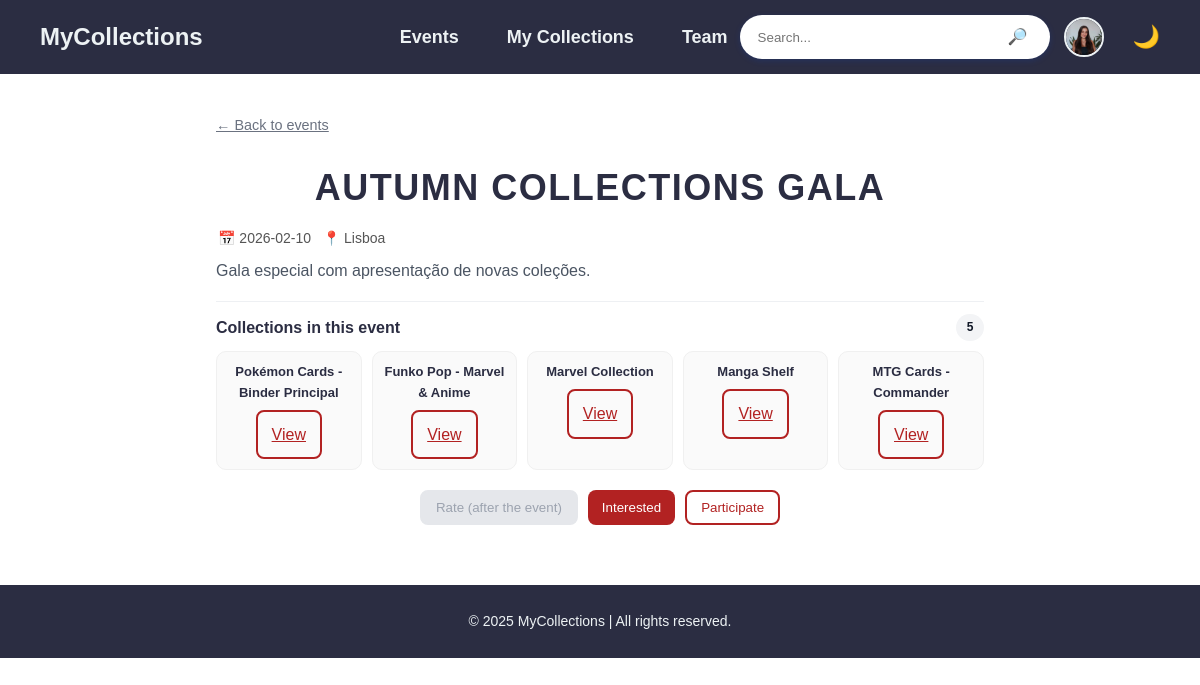
The app's page /public_html/event.php?id=21 (signed in) with its own data.
### tables this page shows
CREATE TABLE `users` (
  `id_user` int(11) NOT NULL,
  `name` varchar(100) NOT NULL,
  `date_of_birth` date DEFAULT NULL,
  `email` varchar(150) NOT NULL,
  `date_of_joining` date DEFAULT NULL,
  `username` varchar(80) NOT NULL,
  `password_hash` varchar(255) NOT NULL,
  `profile_img` varchar(255) DEFAULT NULL
);

CREATE TABLE `events` (
  `id_event` int(11) NOT NULL,
  `name` varchar(120) NOT NULL,
  `location` varchar(120) DEFAULT NULL,
  `created_by` int(11) NOT NULL,
  `event_date` date NOT NULL,
  `description` text DEFAULT NULL
);

CREATE TABLE `collections` (
  `id_collection` int(11) NOT NULL,
  `id_user` int(11) NOT NULL,
  `id_collection_category` int(11) NOT NULL,
  `name` varchar(120) NOT NULL,
  `description` text DEFAULT NULL,
  `cover_img` varchar(255) DEFAULT NULL,
  `creation_date` date DEFAULT NULL,
  `rate` int(11) DEFAULT 0
);

### public_html/dal/UserDAL.php (called while the page is built, shortened)
<?php
class UserDAL {
    public static function getById($id_user) {
        $db = DB::conn();
        $stmt = $db->prepare("SELECT * FROM users WHERE id_user=?");
        $stmt->bind_param("i", $id_user);
        $stmt->execute();
        return $stmt->get_result()->fetch_assoc();
    }
}

### public_html/event.php (the view, shortened to what this page needs)
<?php
$eventId = isset($_GET['id']) ? (int)$_GET['id'] : 0;
$event   = null;
$cols    = [];
if ($eventId > 0) {
    $db = DB::conn();
    $stmt = $db->prepare("SELECT id_event, name, location, event_date, description, created_by
                          FROM events WHERE id_event = ?");
    $stmt->bind_param("i", $eventId);
    $stmt->execute();
    $res   = $stmt->get_result();
    $event = $res->fetch_assoc();
    if ($event) {
        $stmt2 = $db->prepare("
            SELECT c.id_collection, c.name
            FROM event_collections ec
            JOIN collections c ON c.id_collection = ec.id_collection
            WHERE ec.id_event = ?
        ");
        $stmt2->bind_param("i", $eventId);
        $stmt2->execute();
        $colsRes = $stmt2->get_result();
        while ($row = $colsRes->fetch_assoc()) {
            $cols[] = $row;
        }
    }
}
?>
<!DOCTYPE html>
<html lang="pt">
<head>
  <link rel="stylesheet" href="css/style.css" />
  <link rel="stylesheet" href="css/events.css" />
</head>
<body data-event-id="<?= $event ? (int)$event['id_event'] : 0 ?>">
<?php require_once __DIR__ . "/partials/navbar.php"; ?>
<main class="event-page-main">
<?php if (!$event): ?>
  <section class="event-page-card">
    <a href="events.php" class="back-link">← Back to events</a>
    <h1 class="events-title" style="margin-top:16px;">Event not found</h1>
    <p class="ev-desc">The event you are looking for does not exist.</p>
  </section>
<?php else: ?>
  <?php
    $dt      = new DateTime($event['event_date']);
    $now     = new DateTime();
    $isPast  = $dt < $now;
    $dateStr = $dt->format("Y-m-d");
  ?>
 <div class="event-topbar">
  <a href="events.php" class="back-link">← Back to events</a>
</div>
    <h1 class="events-title" style="margin-top:18px;">
      <?= htmlspecialchars($event['name']) ?>
    </h1>
    <p class="ev-subtitle">
      📅 <?= htmlspecialchars($dateStr) ?>
      <?php if (!empty($event['location'])): ?>
        &nbsp;&nbsp;📍 <?= htmlspecialchars($event['location']) ?>
      <?php endif; ?>
    </p>
    <?php if (!empty($event['description'])): ?>
      <p class="ev-desc-full">
        <?= nl2br(htmlspecialchars($event['description'])) ?>
      </p>
    <?php endif; ?>
    <div class="ev-collections" style="margin-top:18px;">
      <div class="ev-col-head">
        <h4 class="ev-col-title">Collections in this event</h4>
        <span class="ev-badge"><?= count($cols) ?></span>
      </div>
      <div class="ev-col-list">
        <?php if (!count($cols)): ?>
          <p class="muted">No collections in this event.</p>
        <?php else: ?>
         <?php foreach ($cols as $c): ?>
            <div class="ev-col-item">
              <span class="ev-col-name"><?= htmlspecialchars($c['name']) ?></span>
              <a href="collection.php?id=<?= (int)$c['id_collection'] ?>" class="btn outline">View</a>
            </div>
          <?php endforeach; ?>
        <?php endif; ?>
      </div>
    </div>
    <div class="ev-actions" style="margin-top:20px;">
      <button
        id="d-review"
        class="btn outline"
        data-id="<?= (int)$event['id_event'] ?>"
        <?= $isPast ? "" : "disabled" ?>
      >
        <?= $isPast ? "Rate" : "Rate (after the event)" ?>
      </button>
      <button
        id="d-join"
        class="btn"
        data-id="<?= (int)$event['id_event'] ?>"
      >
        Interested
      </button>
      <button
        id="d-participate"
        class="btn outline"
        data-id="<?= (int)$event['id_event'] ?>"
        <?= $isPast ? "disabled" : "" ?>
      >
        Participate
      </button>
    </div>
<?php endif; ?>
</main>
<footer class="footer">
  <p>© 2025 MyCollections | All rights reserved.</p>
</footer>
</body>
</html>

### public_html/partials/navbar.php (shortened to what this page needs)
<?php
require_once __DIR__ . "/../dal/UserDAL.php";
$isLoggedIn = isset($_SESSION['id_user']);
$navbarUser = null;
if ($isLoggedIn) {
    $navbarUser = UserDAL::getById($_SESSION['id_user']);
}
?>
<header class="navbar">
  <div class="navbar-logo">
    <a href="home.php">MyCollections</a>
  </div>
  <nav class="navbar-center">
    <a href="events.php">Events</a>
    <?php if ($isLoggedIn): ?>
      <a href="user.php#myCollectionsSection">My Collections</a>
    <?php endif; ?>
    <a href="team.php">Team</a>
  </nav>
  <div class="navbar-right">
    <form class="navbar-search" id="searchForm" action="#" method="GET">
      <input type="text" id="searchInput" name="q" placeholder="Search..." required />
      <button type="submit" class="search-btn">🔎</button>
    </form>
    <?php if ($isLoggedIn && $navbarUser): ?>
      <div class="navbar-user">
        <?php if (!empty($navbarUser['profile_img'])): ?>
            <img src="<?= htmlspecialchars($navbarUser['profile_img']) ?>" alt="User" class="navbar-avatar" id="avatarButton">
        <?php else: ?>
            <div class="navbar-avatar-letter" id="avatarButton">
                <?= strtoupper(substr($navbarUser['username'], 0, 1)) ?>
            </div>
        <?php endif; ?>
      </div>
    <?php else: ?>
      <a href="login.php" class="signin-chip">Sign in</a>
    <?php endif; ?>
    <button id="themeToggle" class="theme-toggle">🌙</button>
  </div>
</header>

### public_html/css/style.css (style rules this page uses)
* { margin: 0; padding: 0; box-sizing: border-box; font-family: Arial, sans-serif; }
body { margin: 0; padding: 0; background: #ffffff; font-family: Arial, sans-serif; overflow-x: hidden; }
body { flex-direction: column; min-height: 100vh; }
* { margin: 0; padding: 0; box-sizing: border-box; font-family: "Poppins", sans-serif; }
body { background-color: #f8f9fa; color: #2b2d42; line-height: 1.6; }
.navbar { display: grid; grid-template-columns: auto minmax(0, 1fr) auto; align-items: center; background-color: #2b2d42; padding: 15px 40px; position: sticky; top: 0; z-index: 100; }
.navbar-right { display: flex; align-items: center; gap: 14px; justify-self: end; }
.navbar-logo a { font-size: 24px; font-weight: bold; color: #edf2f4; text-decoration: none; }
.navbar-search { display: flex; align-items: center; gap: 6px; background: #ffffff; border-radius: 999px; padding: 6px 12px; box-shadow: 0 2px 6px rgba(0, 0, 0, 0.15); max-width: 550px; justify-self: center; width: 100%; }
.navbar-search input { border: none; outline: none; padding: 6px 8px; width: 100%; background: transparent; }
.search-btn { background: none; border: none; color: #2b2d42; font-size: 18px; line-height: 1; cursor: pointer; }
.navbar-avatar { width: 40px; height: 40px; border-radius: 50%; border: 2px solid #edf2f4; object-fit: cover; display: block; }
.theme-toggle { background: none; border: none; color: #ffffff; font-size: 22px; line-height: 1; height: 40px; display: flex; align-items: center; cursor: pointer; }
.navbar-center { justify-self: center; display: flex; gap: 40px; }
.navbar-center a { color: #edf2f4; text-decoration: none; font-weight: 600; font-size: 18px; }
.footer { background-color: #2b2d42; color: #edf2f4; text-align: center; padding: 25px 10px; font-size: 14px; margin-top: 60px; }
.modal-buttons .btn, .btn { background: #B22222; color: #fff; border: 0; border-radius: 8px; padding: 10px 14px; cursor: pointer; }
.navbar-user { position: relative; }
.navbar-avatar { cursor: pointer; transition: all 0.2s ease; }
.navbar-avatar { width: 40px; height: 40px; border-radius: 50%; object-fit: cover; cursor: pointer; border: 2px solid transparent; transition: all 0.2s ease; }

### records on screen
users: profile_img (picture)
events: name "AUTUMN COLLECTIONS GALA", event_date "2026-02-10", location "Lisboa", description "Gala especial com apresentação de novas coleções."
collections: name "Pokémon Cards - Binder Principal"
collections: name "Funko Pop - Marvel & Anime"
collections: name "Marvel Collection"
collections: name "Manga Shelf"
collections: name "MTG Cards - Commander"

### other values on screen
count($cols) "5"
